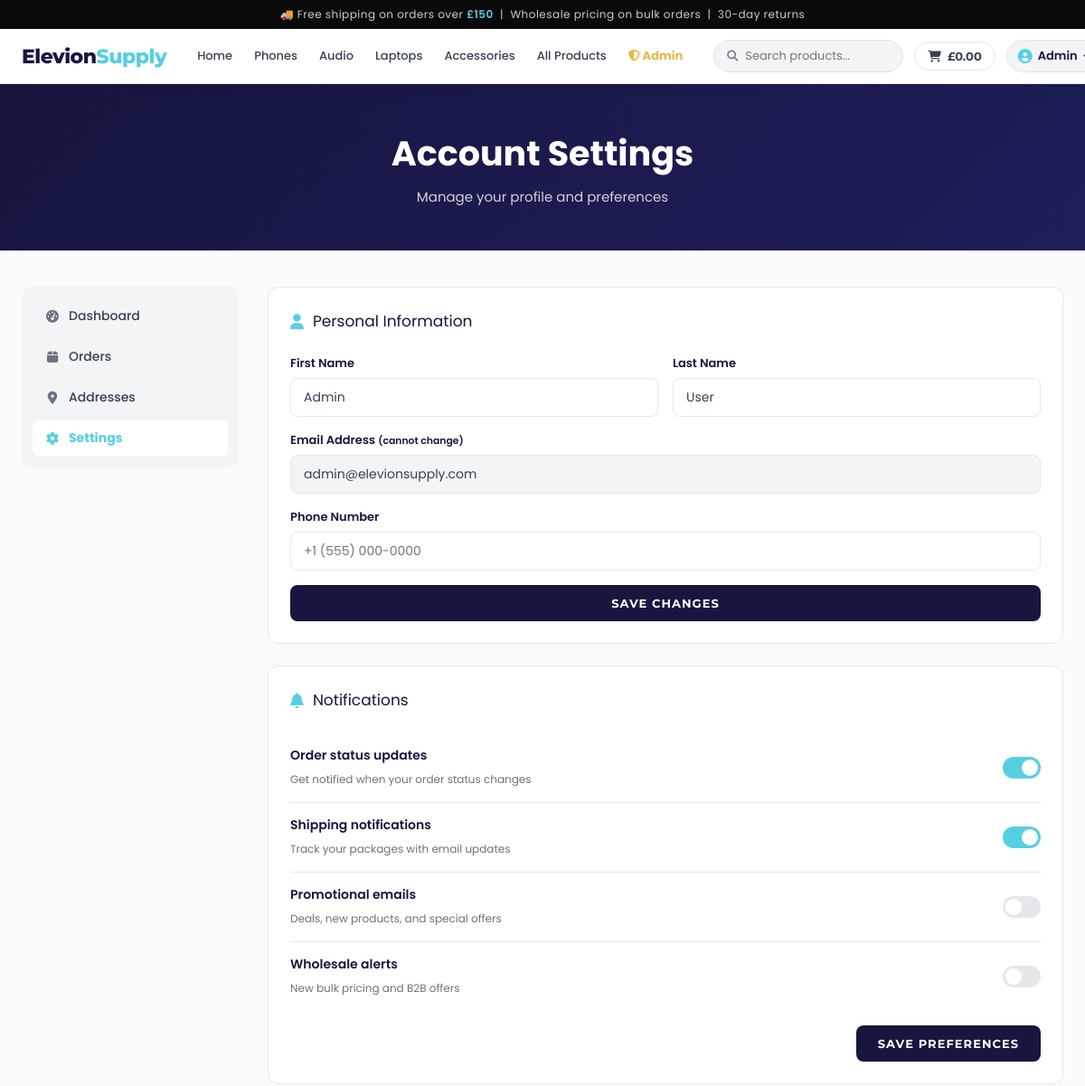
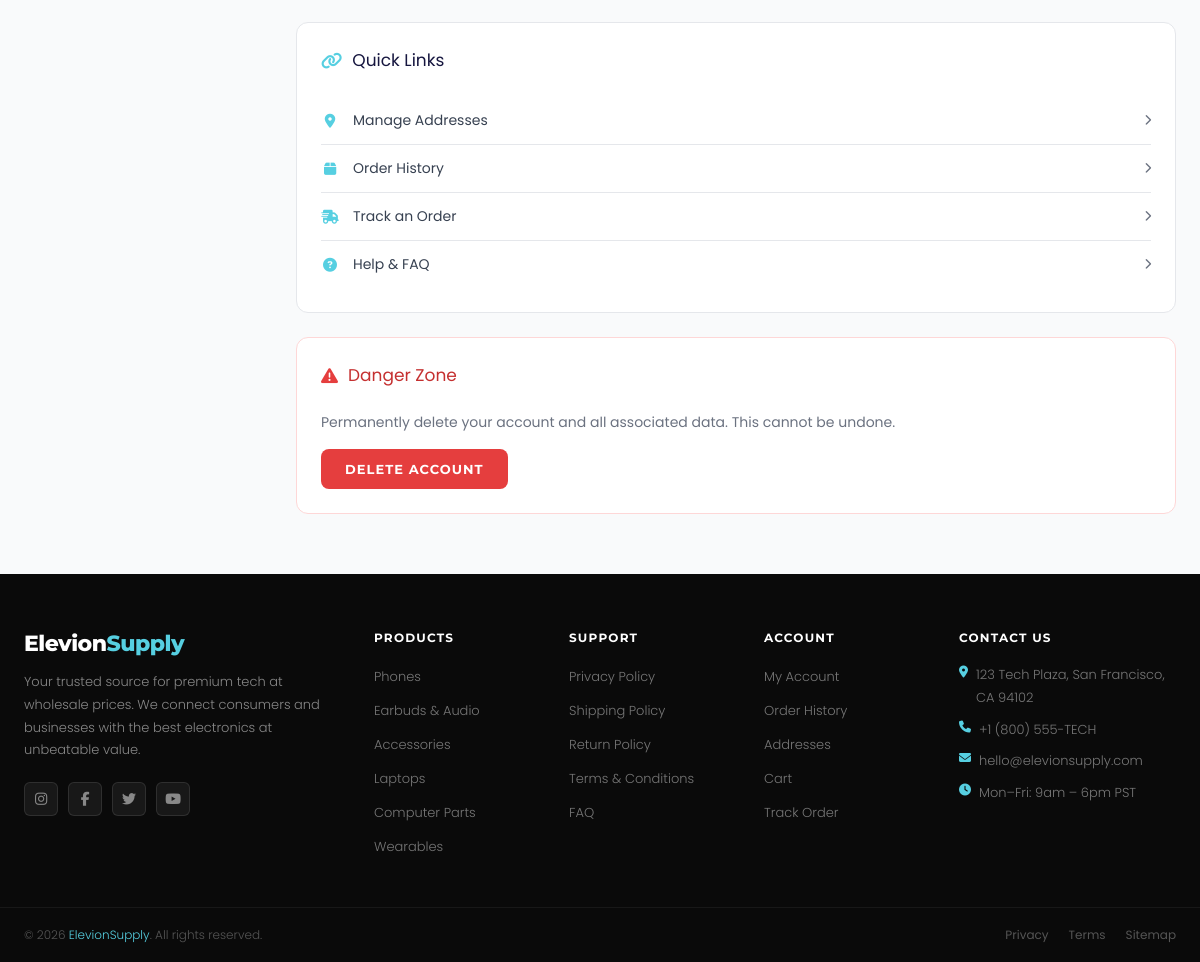
/account/settings.php (signed in), run on the app's committed database (2 pictures, top to bottom).
### tables this page shows
CREATE TABLE IF NOT EXISTS users (
    id INT AUTO_INCREMENT PRIMARY KEY,
    email VARCHAR(255) UNIQUE NOT NULL,
    password_hash VARCHAR(255) NOT NULL,
    first_name VARCHAR(100) NOT NULL,
    last_name VARCHAR(100) NOT NULL,
    phone VARCHAR(20),
    role ENUM('customer', 'admin') DEFAULT 'customer',
    is_active TINYINT(1) DEFAULT 1,
    notification_prefs JSON DEFAULT NULL COMMENT 'Keys: order_updates, shipping, promotions, wholesale',
    created_at TIMESTAMP DEFAULT CURRENT_TIMESTAMP,
    updated_at TIMESTAMP DEFAULT CURRENT_TIMESTAMP ON UPDATE CURRENT_TIMESTAMP
);

### includes/functions.php (called while the page is built, shortened)
<?php
require_once __DIR__ . '/config.php';
function get_or_create_cart(): int {
    $userId      = $_SESSION['user_id'] ?? null;
    if ($userId) {
        $stmt = db()->prepare("SELECT id FROM carts WHERE user_id = ? ORDER BY id DESC LIMIT 1");
        $stmt->execute([$userId]);
        $cart = $stmt->fetch();
        $stmt = db()->prepare("INSERT INTO carts (user_id) VALUES (?)");
        $stmt->execute([$userId]);
        return (int)db()->lastInsertId();
    }
    return (int)db()->lastInsertId();
}
function cart_total(): float {
    $cartId = get_or_create_cart();
    $stmt   = db()->prepare("SELECT COALESCE(SUM(unit_price * quantity), 0) FROM cart_items WHERE cart_id = ?");
    $stmt->execute([$cartId]);
    return (float)$stmt->fetchColumn();
}
function money(float $amount): string {
    return '£' . number_format($amount, 2);
}
function e(string $str): string {
    return htmlspecialchars($str, ENT_QUOTES, 'UTF-8');
}
function get(string $key, mixed $default = ''): mixed {
    return $_GET[$key] ?? $default;
}

### includes/config.php (called while the page is built, shortened)
<?php
function db(): PDO {
    static $pdo = null;
    if ($pdo === null) {
        try {
            $dsn = "mysql:host=" . DB_HOST . ";port=" . DB_PORT . ";dbname=" . DB_NAME . ";charset=utf8mb4";
            $pdo = new PDO($dsn, DB_USER, DB_PASS, [
                PDO::ATTR_ERRMODE            => PDO::ERRMODE_EXCEPTION,
                PDO::ATTR_DEFAULT_FETCH_MODE => PDO::FETCH_ASSOC,
                PDO::ATTR_EMULATE_PREPARES   => false,
            ]);
        } catch (PDOException $e) {
            http_response_code(500);
            die(json_encode(['error' => 'Database connection failed']));
        }
    }
    return $pdo;
}

### includes/auth.php (called while the page is built, shortened)
<?php
require_once __DIR__ . '/config.php';
function auth_user(): ?array {
    $stmt = db()->prepare("SELECT id, email, first_name, last_name, phone, role, notification_prefs FROM users WHERE id = ? AND is_active = 1");
    $stmt->execute([$_SESSION['user_id']]);
    $user = $stmt->fetch();
    $user['notification_prefs'] = $user['notification_prefs']
        ? json_decode($user['notification_prefs'], true)
        : ['order_updates' => true, 'shipping' => true, 'promotions' => false, 'wholesale' => false];
    return $user;
}

### account/settings.php (the view, shortened to what this page needs)
<?php
require_once '../includes/auth.php';
require_once '../includes/functions.php';
$user = auth_user();
$extraCss  = ['account.css'];
require_once '../includes/header.php';
?>
<div class="page-hero"><h1>Account Settings</h1><p>Manage your profile and preferences</p></div>
<div class="sidebar-layout">
    <aside>
        <nav class="sidebar-nav">
            <a href="/account/index.php"><i class="fas fa-tachometer-alt"></i> Dashboard</a>
            <a href="/account/orders.php"><i class="fas fa-box"></i> Orders</a>
            <a href="/account/addresses.php"><i class="fas fa-map-marker-alt"></i> Addresses</a>
            <a href="/account/settings.php" class="active"><i class="fas fa-cog"></i> Settings</a>
        </nav>
    </aside>
    <main class="account-main">
        <div class="card">
            <div class="card-header"><i class="fas fa-user"></i> Personal Information</div>
            <form method="POST" class="settings-form">
                <div class="form-row">
                    <div class="form-group"><label>First Name</label><input type="text" name="first_name" value="<?= e($user['first_name']) ?>"></div>
                    <div class="form-group"><label>Last Name</label><input type="text" name="last_name" value="<?= e($user['last_name']) ?>"></div>
                </div>
                <div class="form-group"><label>Email Address <small>(cannot change)</small></label><input type="email" value="<?= e($user['email']) ?>" disabled style="background:var(--gray-100)"></div>
                <div class="form-group"><label>Phone Number</label><input type="tel" name="phone" value="<?= e($user['phone'] ?? '') ?>" placeholder="+1 (555) 000-0000"></div>
                <button type="submit" class="btn btn-primary">Save Changes</button>
            </form>
        </div>
        <div class="card">
            <div class="card-header"><i class="fas fa-bell"></i> Notifications</div>
            <form method="POST">
                <div class="pref-list">
                    <?php foreach ([
                        ['order_updates', 'Order status updates',   'Get notified when your order status changes'],
                        ['shipping',      'Shipping notifications',  'Track your packages with email updates'],
                        ['promotions',    'Promotional emails',      'Deals, new products, and special offers'],
                        ['wholesale',     'Wholesale alerts',        'New bulk pricing and B2B offers'],
                    ] as [$key, $label, $sub]): ?>
                    <label class="pref-item">
                        <div class="pref-text"><span class="pref-label"><?= $label ?></span><span class="pref-sub"><?= $sub ?></span></div>
                        <label class="toggle">
                            <span class="toggle-slider"></span>
                        </label>
                    </label>
                    <?php endforeach; ?>
                </div>
                <div style="text-align:right;margin-top:16px">
                    <button type="submit" class="btn btn-primary">Save Preferences</button>
                </div>
            </form>
        </div>
        <div class="card">
            <div class="card-header"><i class="fas fa-link"></i> Quick Links</div>
            <div class="quick-links">
                <a href="/account/addresses.php" class="quick-link"><i class="fas fa-map-marker-alt"></i><span>Manage Addresses</span><i class="fas fa-chevron-right"></i></a>
                <a href="/account/orders.php" class="quick-link"><i class="fas fa-box"></i><span>Order History</span><i class="fas fa-chevron-right"></i></a>
                <a href="/track.php" class="quick-link"><i class="fas fa-shipping-fast"></i><span>Track an Order</span><i class="fas fa-chevron-right"></i></a>
                <a href="/help/faq.php" class="quick-link"><i class="fas fa-question-circle"></i><span>Help &amp; FAQ</span><i class="fas fa-chevron-right"></i></a>
            </div>
        </div>
        <div class="card danger-card">
            <div class="card-header" style="color:#c53030"><i class="fas fa-exclamation-triangle" style="color:#e53e3e"></i> Danger Zone</div>
            <p style="font-size:14px;color:var(--gray-500);margin-bottom:16px">Permanently delete your account and all associated data. This cannot be undone.</p>
            <form method="POST" action="/api/auth/delete.php" onsubmit="return confirm('Permanently delete your account? This cannot be undone.')">
                <button type="submit" class="btn btn-danger">Delete Account</button>
            </form>
        </div>
    </main>
</div>
<?php require_once '../includes/footer.php'; ?>

### includes/header.php (shortened to what this page needs)
<?php
require_once __DIR__ . '/config.php';
require_once __DIR__ . '/functions.php';
require_once __DIR__ . '/auth.php';
$__cartTotal = cart_total();
$__user      = auth_user();
?>
<!DOCTYPE html>
<html lang="en">
<head>
    <link rel="stylesheet" href="https://cdnjs.cloudflare.com/ajax/libs/font-awesome/6.5.0/css/all.min.css">
    <link rel="stylesheet" href="/assets/css/globals.css">
    <?php if (!empty($extraCss)): foreach ($extraCss as $css): ?>
    <link rel="stylesheet" href="/assets/css/<?= e($css) ?>">
    <?php endforeach; endif; ?>
</head>
<body>
<div class="topbar">
    🚚 Free shipping on orders over <span>£150</span> &nbsp;|&nbsp; Wholesale pricing on bulk orders &nbsp;|&nbsp; 30-day returns
</div>
<header class="header" id="header">
    <div class="header-inner">
        <a href="/" class="logo">Elevion<span>Supply</span></a>
        <nav class="main-nav">
            <a href="/" class="nav-link <?= $_SERVER['REQUEST_URI'] === '/' ? 'active' : '' ?>">Home</a>
            <a href="/catalog.php?category=smartphones" class="nav-link">Phones</a>
            <a href="/catalog.php?category=earbuds-audio" class="nav-link">Audio</a>
            <a href="/catalog.php?category=laptops" class="nav-link">Laptops</a>
            <a href="/catalog.php?category=accessories" class="nav-link">Accessories</a>
            <a href="/catalog.php" class="nav-link <?= strpos($_SERVER['REQUEST_URI'], 'catalog') !== false ? 'active' : '' ?>">All Products</a>
            <?php if ($__user && $__user['role'] === 'admin'): ?>
            <a href="/admin/orders.php" class="nav-link" style="color:var(--gold);font-weight:700"><i class="fas fa-shield-alt"></i> Admin</a>
            <?php endif; ?>
        </nav>
        <div class="header-right">
            <form class="search-form" action="/catalog.php" method="GET">
                <i class="fas fa-search"></i>
                <input type="text" name="search" placeholder="Search products..." value="<?= e(get('search')) ?>">
            </form>
            <a href="/cart.php" class="cart-btn">
                <i class="fas fa-shopping-cart"></i>
                <span class="cart-total"><?= money($__cartTotal) ?></span>
            </a>
            <?php if ($__user): ?>
            <div class="user-menu">
                <button class="user-btn">
                    <i class="fas fa-user-circle"></i>
                    <span><?= e($__user['first_name']) ?></span>
                    <i class="fas fa-chevron-down" style="font-size:10px"></i>
                </button>
            </div>
            <?php endif; ?>
        </div>
    </div>
</header>
<main>

### assets/css/account.css (style rules this page uses)
.account-main { display: flex; flex-direction: column; gap: 24px; }
.quick-links { display: flex; flex-direction: column; }
.quick-link { display: flex; align-items: center; gap: 14px; padding: 13px 0; border-bottom: 1px solid var(--gray-200); font-size: 14px; color: var(--gray-700); transition: all var(--transition); }
.quick-link:last-child { border-bottom: none; }
.quick-link > i:first-child { width: 18px; text-align: center; color: var(--accent); }
.quick-link span { flex: 1; }
.quick-link > i:last-child { font-size: 11px; color: var(--gray-500); }
.settings-form { display: flex; flex-direction: column; gap: 16px; }
.pref-list { display: flex; flex-direction: column; }
.pref-item { display: flex; align-items: center; justify-content: space-between; gap: 16px; padding: 14px 0; border-bottom: 1px solid var(--gray-200); cursor: pointer; }
.pref-item:last-child { border-bottom: none; }
.pref-text { flex: 1; }
.pref-label { display: block; font-size: 14px; font-weight: 600; color: var(--primary); margin-bottom: 2px; }
.pref-sub { font-size: 12px; color: var(--gray-500); }
.toggle { position: relative; width: 42px; height: 24px; flex-shrink: 0; display: inline-block; }
.toggle-slider { position: absolute; inset: 0; background: var(--gray-200); border-radius: 12px; transition: .3s; cursor: pointer; }
.toggle-slider::before { content:''; position: absolute; width: 18px; height: 18px; left: 3px; top: 3px; background: var(--white); border-radius: 50%; transition: .3s; }
.toggle input:checked + .toggle-slider { background: var(--accent); }
.toggle input:checked + .toggle-slider::before { transform: translateX(18px); }
.danger-card { border-color: #fed7d7; }

### data on the page
users: first_name "Admin", last_name "User", email "admin@elevionsupply.com"

### other printed values
money($__cartTotal) "£0.00"
$label "Order status updates"
$sub "Get notified when your order status changes"
$label "Shipping notifications"
$sub "Track your packages with email updates"
$label "Promotional emails"
$sub "Deals, new products, and special offers"
$label "Wholesale alerts"
$sub "New bulk pricing and B2B offers"
